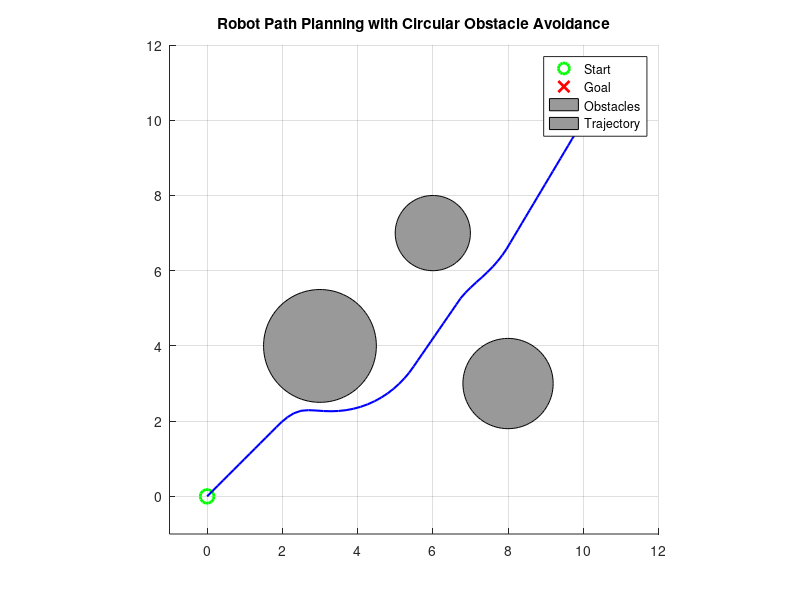

Here is the MATLAB script that generated this plot:
% Trajectory Planning with Obstacle Avoidance
% A simple script to visualize a robot navigating from start to goal
% while avoiding circular obstacles using basic repulsive potential fields.

% Environment Setup
start = [0, 0];
goal = [10, 10];

% Define circular obstacles: [x_center, y_center, radius]
obstacles = [3, 4, 1.5;
             6, 7, 1;
             8, 3, 1.2];

% Plot setup
figure;
axis equal;
xlim([-1 12]);
ylim([-1 12]);
hold on;
grid on;

% Plot start and goal
plot(start(1), start(2), 'go', 'MarkerSize', 10, 'LineWidth', 2);  % green start
plot(goal(1), goal(2), 'rx', 'MarkerSize', 10, 'LineWidth', 2);    % red goal

% Plot obstacles
theta = linspace(0, 2*pi, 100);
for i = 1:size(obstacles,1)
    xc = obstacles(i,1); yc = obstacles(i,2); r = obstacles(i,3);
    fill(xc + r*cos(theta), yc + r*sin(theta), [0.6 0.6 0.6]); % gray circles
end

% Initialize robot position
pos = start;
trajectory = pos;

% Simulation parameters
step_size = 0.2;
tolerance = 0.3;
max_iters = 1000;

for k = 1:max_iters
    % Attractive force toward goal
    to_goal = goal - pos;
    dist_to_goal = norm(to_goal);
    if dist_to_goal < tolerance
        break;
    end
    force = to_goal / dist_to_goal; % normalized

    % Repulsive force from obstacles
    for i = 1:size(obstacles,1)
        obs = obstacles(i,1:2);
        r = obstacles(i,3);
        to_obs = pos - obs;
        dist = norm(to_obs);
        safe_dist = r + 1.0;  % buffer zone
        if dist < safe_dist
            repulse = (safe_dist - dist) * to_obs / dist;
            force = force + repulse;
        end
    end

    % Normalize total force
    force = force / norm(force);

    % Take step
    pos = pos + step_size * force;
    trajectory = [trajectory; pos];
end

% Final trajectory plot
plot(trajectory(:,1), trajectory(:,2), 'b-', 'LineWidth', 1.5);
legend('Start', 'Goal', 'Obstacles', 'Trajectory');
title('Robot Path Planning with Circular Obstacle Avoidance');
saveas(gcf,'robot_traj.png');